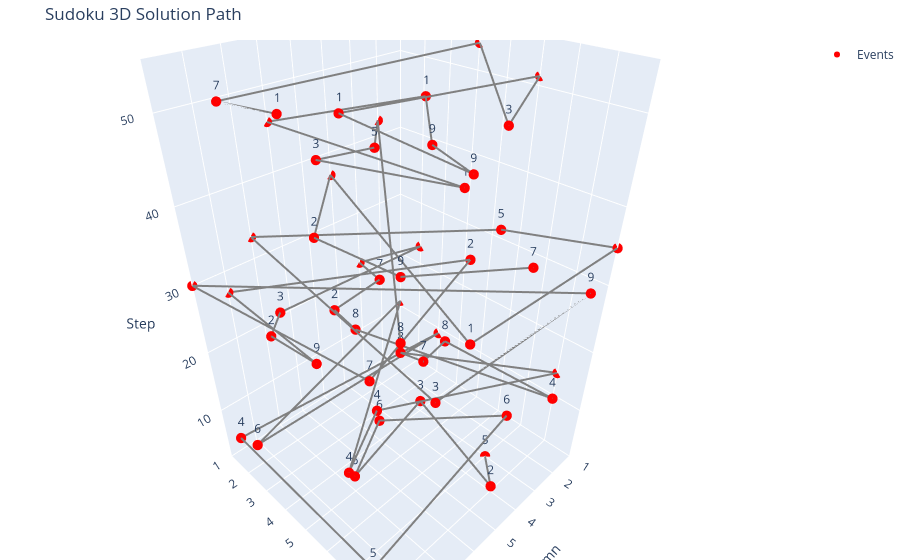

Here is the notebook cell this chart was saved with:
### Code cell
# Plot run

plot_solution_path_3d(events)

### Figure 1 — Plotly figure (JSON) as saved in the notebook; plotly's stock layout.template omitted (floating-point values rounded to 4 significant figures)
{"data": [{"hoverinfo": "skip", "line": {"color": "gray", "width": 4}, "mode": "lines", "showlegend": false, "x": [3, 4, 3, 7, 5, 2, 9, 9, 1, 9, 1, 8, 6, 1, 4, 4, 3, 3, 5, 5, 3, 3, 1, 7, 8, 8, 8, 2, 8, 9, 2, 8, 7, 2, 1, 7, 4, 7, 7, 5, 9, 2, 4, 6, 5, 6, 2, 5, 6, 6, 1, 5, 1, 9, 9], "y": [7, 8, 4, 5, 4, 7, 8, 2, 3, 3, 1, 6, 5, 8, 4, 5, 5, 9, 3, 2, 2, 1, 2, 2, 3, 5, 1, 5, 7, 1, 9, 9, 1, 6, 9, 9, 1, 4, 7, 9, 9, 1, 3, 3, 7, 1, 3, 6, 8, 4, 6, 8, 4, 4, 6], "z": [1, 2, 3, 4, 5, 6, 7, 8, 9, 10, 11, 12, 13, 14, 15, 16, 17, 18, 19, 20, 21, 22, 23, 24, 25, 26, 27, 28, 29, 30, 31, 32, 33, 34, 35, 36, 37, 38, 39, 40, 41, 42, 43, 44, 45, 46, 47, 48, 49, 50, 51, 52, 53, 54, 55], "type": "scatter3d"}, {"hoverinfo": "text", "hovertext": ["Step: 1<br>Row: 7<br>Col: 3<br>Digit(s): 5<br>Type: placement<br>Tactic: Naked single", "Step: 2<br>Row: 8<br>Col: 4<br>Digit(s): 2<br>Type: placement<br>Tactic: Naked single", "Step: 3<br>Row: 4<br>Col: 3<br>Digit(s): 3<br>Type: placement<br>Tactic: Hidden single", "Step: 4<br>Row: 5<br>Col: 7<br>Digit(s): 6<br>Type: placement<br>Tactic: Hidden single", "Step: 5<br>Row: 4<br>Col: 5<br>Digit(s): 6<br>Type: placement<br>Tactic: Hidden single", "Step: 6<br>Row: 7<br>Col: 2<br>Digit(s): 6<br>Type: placement<br>Tactic: Hidden single", "Step: 7<br>Row: 8<br>Col: 9<br>Digit(s): 5<br>Type: placement<br>Tactic: Hidden single", "Step: 8<br>Row: 2<br>Col: 9<br>Digit(s): 4<br>Type: placement<br>Tactic: Naked single", "Step: 9<br>Row: 3<br>Col: 1<br>Digit(s): 4<br>Type: placement<br>Tactic: Hidden single", "Step: 10<br>Row: 3<br>Col: 9<br>Digit(s): 6<br>Type: placement<br>Tactic: Hidden single", "Step: 11<br>Row: 1<br>Col: 1<br>Digit(s): 6<br>Type: placement<br>Tactic: Hidden single", "Step: 12<br>Row: 6<br>Col: 8<br>Digit(s): 4<br>Type: placement<br>Tactic: Hidden single", "Step: 13<br>Row: 5<br>Col: 6<br>Digit(s): 4<br>Type: placement<br>Tactic: Hidden single", "Step: 14<br>Row: 8<br>Col: 1<br>Digit(s): 8<br>Type: placement<br>Tactic: Hidden single", "Step: 15<br>Row: 4<br>Col: 4<br>Digit(s): 8<br>Type: placement<br>Tactic: Hidden single", "Step: 16<br>Row: 5<br>Col: 4<br>Digit(s): 7<br>Type: placement<br>Tactic: Naked single", "Step: 17<br>Row: 5<br>Col: 3<br>Digit(s): 8<br>Type: placement<br>Tactic: Hidden single", "Step: 18<br>Row: 9<br>Col: 3<br>Digit(s): 4<br>Type: placement<br>Tactic: Hidden single", "Step: 19<br>Row: 3<br>Col: 5<br>Digit(s): 8<br>Type: placement<br>Tactic: Hidden single", "Step: 20<br>Row: 2<br>Col: 5<br>Digit(s): 2<br>Type: placement<br>Tactic: Hidden single", "Step: 21<br>Row: 2<br>Col: 3<br>Digit(s): 7<br>Type: placement<br>Tactic: Naked single", "Step: 22<br>Row: 1<br>Col: 3<br>Digit(s): 2<br>Type: placement<br>Tactic: Naked single", "Step: 23<br>Row: 2<br>Col: 1<br>Digit(s): 5<br>Type: placement<br>Tactic: Naked single", "Step: 24<br>Row: 2<br>Col: 7<br>Digit(s): 3<br>Type: placement<br>Tactic: Naked single", "Step: 25<br>Row: 3<br>Col: 8<br>Digit(s): 2<br>Type: placement<br>Tactic: Naked single", "Step: 26<br>Row: 5<br>Col: 8<br>Digit(s): 9<br>Type: placement<br>Tactic: Naked single", "Step: 27<br>Row: 1<br>Col: 8<br>Digit(s): 8<br>Type: placement<br>Tactic: Naked single", "Step: 28<br>Row: 5<br>Col: 2<br>Digit(s): 2<br>Type: placement<br>Tactic: Naked single", "Step: 29<br>Row: 7<br>Col: 8<br>Digit(s): 7<br>Type: placement<br>Tactic: Naked single", "Step: 30<br>Row: 1<br>Col: 9<br>Digit(s): 9<br>Type: placement<br>Tactic: Naked single", "Step: 31<br>Row: 9<br>Col: 2<br>Digit(s): 9<br>Type: placement<br>Tactic: Naked single", "Step: 32<br>Row: 9<br>Col: 8<br>Digit(s): 3<br>Type: placement<br>Tactic: Naked single", "Step: 33<br>Row: 1<br>Col: 7<br>Digit(s): 5<br>Type: placement<br>Tactic: Naked single", "Step: 34<br>Row: 6<br>Col: 2<br>Digit(s): 5<br>Type: placement<br>Tactic: Naked single", "Step: 35<br>Row: 9<br>Col: 1<br>Digit(s): 2<br>Type: placement<br>Tactic: Naked single", "Step: 36<br>Row: 9<br>Col: 7<br>Digit(s): 1<br>Type: placement<br>Tactic: Naked single", "Step: 37<br>Row: 1<br>Col: 4<br>Digit(s): 1<br>Type: placement<br>Tactic: Naked single", "Step: 38<br>Row: 4<br>Col: 7<br>Digit(s): 2<br>Type: placement<br>Tactic: Naked single", "Step: 39<br>Row: 7<br>Col: 7<br>Digit(s): 9<br>Type: placement<br>Tactic: Naked single", "Step: 40<br>Row: 9<br>Col: 5<br>Digit(s): 7<br>Type: placement<br>Tactic: Naked single", "Step: 41<br>Row: 9<br>Col: 9<br>Digit(s): 8<br>Type: placement<br>Tactic: Naked single", "Step: 42<br>Row: 1<br>Col: 2<br>Digit(s): 3<br>Type: placement<br>Tactic: Naked single", "Step: 43<br>Row: 3<br>Col: 4<br>Digit(s): 5<br>Type: placement<br>Tactic: Naked single", "Step: 44<br>Row: 3<br>Col: 6<br>Digit(s): 3<br>Type: placement<br>Tactic: Naked single", "Step: 45<br>Row: 7<br>Col: 5<br>Digit(s): 1<br>Type: placement<br>Tactic: Naked single", "Step: 46<br>Row: 1<br>Col: 6<br>Digit(s): 7<br>Type: placement<br>Tactic: Naked single", "Step: 47<br>Row: 3<br>Col: 2<br>Digit(s): 1<br>Type: placement<br>Tactic: Naked single", "Step: 48<br>Row: 6<br>Col: 5<br>Digit(s): 9<br>Type: placement<br>Tactic: Naked single", "Step: 49<br>Row: 8<br>Col: 6<br>Digit(s): 9<br>Type: placement<br>Tactic: Naked single", "Step: 50<br>Row: 4<br>Col: 6<br>Digit(s): 1<br>Type: placement<br>Tactic: Naked single", "Step: 51<br>Row: 6<br>Col: 1<br>Digit(s): 7<br>Type: placement<br>Tactic: Naked single", "Step: 52<br>Row: 8<br>Col: 5<br>Digit(s): 3<br>Type: placement<br>Tactic: Naked single", "Step: 53<br>Row: 4<br>Col: 1<br>Digit(s): 9<br>Type: placement<br>Tactic: Naked single", "Step: 54<br>Row: 4<br>Col: 9<br>Digit(s): 7<br>Type: placement<br>Tactic: Naked single", "Step: 55<br>Row: 6<br>Col: 9<br>Digit(s): 1<br>Type: placement<br>Tactic: Naked single"], "marker": {"color": ["red", "red", "red", "red", "red", "red", "red", "red", "red", "red", "red", "red", "red", "red", "red", "red", "red", "red", "red", "red", "red", "red", "red", "red", "red", "red", "red", "red", "red", "red", "red", "red", "red", "red", "red", "red", "red", "red", "red", "red", "red", "red", "red", "red", "red", "red", "red", "red", "red", "red", "red", "red", "red", "red", "red"], "size": 6, "symbol": ["circle", "circle", "circle", "circle", "circle", "circle", "circle", "circle", "circle", "circle", "circle", "circle", "circle", "circle", "circle", "circle", "circle", "circle", "circle", "circle", "circle", "circle", "circle", "circle", "circle", "circle", "circle", "circle", "circle", "circle", "circle", "circle", "circle", "circle", "circle", "circle", "circle", "circle", "circle", "circle", "circle", "circle", "circle", "circle", "circle", "circle", "circle", "circle", "circle", "circle", "circle", "circle", "circle", "circle", "circle"]}, "mode": "markers+text", "name": "Events", "text": ["5", "2", "3", "6", "6", "6", "5", "4", "4", "6", "6", "4", "4", "8", "8", "7", "8", "4", "8", "2", "7", "2", "5", "3", "2", "9", "8", "2", "7", "9", "9", "3", "5", "5", "2", "1", "1", "2", "9", "7", "8", "3", "5", "3", "1", "7", "1", "9", "9", "1", "7", "3", "9", "7", "1"], "textposition": "top center", "x": [3, 4, 3, 7, 5, 2, 9, 9, 1, 9, 1, 8, 6, 1, 4, 4, 3, 3, 5, 5, 3, 3, 1, 7, 8, 8, 8, 2, 8, 9, 2, 8, 7, 2, 1, 7, 4, 7, 7, 5, 9, 2, 4, 6, 5, 6, 2, 5, 6, 6, 1, 5, 1, 9, 9], "y": [7, 8, 4, 5, 4, 7, 8, 2, 3, 3, 1, 6, 5, 8, 4, 5, 5, 9, 3, 2, 2, 1, 2, 2, 3, 5, 1, 5, 7, 1, 9, 9, 1, 6, 9, 9, 1, 4, 7, 9, 9, 1, 3, 3, 7, 1, 3, 6, 8, 4, 6, 8, 4, 4, 6], "z": [1, 2, 3, 4, 5, 6, 7, 8, 9, 10, 11, 12, 13, 14, 15, 16, 17, 18, 19, 20, 21, 22, 23, 24, 25, 26, 27, 28, 29, 30, 31, 32, 33, 34, 35, 36, 37, 38, 39, 40, 41, 42, 43, 44, 45, 46, 47, 48, 49, 50, 51, 52, 53, 54, 55], "type": "scatter3d"}], "layout": {"scene": {"xaxis": {"title": {"text": "Column"}, "range": [1, 9]}, "yaxis": {"title": {"text": "Row"}, "range": [1, 9]}, "zaxis": {"title": {"text": "Step"}, "range": [1, 55]}, "aspectratio": {"x": 1, "y": 1, "z": 1.6}}, "margin": {"l": 0, "r": 0, "b": 0, "t": 40}, "title": {"text": "Sudoku 3D Solution Path"}}}
